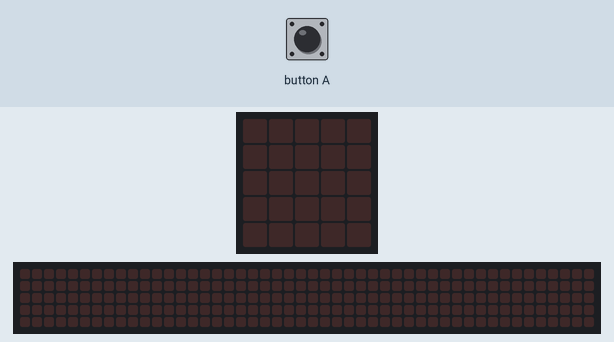
Recording of a program running on a simulated BBC micro:bit (MakeCode). On the bench: the board's 5×5 LED display, a strip that is not on the board, showing the scrolling text unrolled. The inputs (shaded band) are chosen by the test bench. Random numbers come from a fixed seed; the 48×5 strip is a reading aid, not a part: it shows the text the display is scrolling, unrolled, one strip-width of it at a time.

Above: at 1.2 s.
1.3 s: button A pressed for 0.15 s
At 1.6 s:
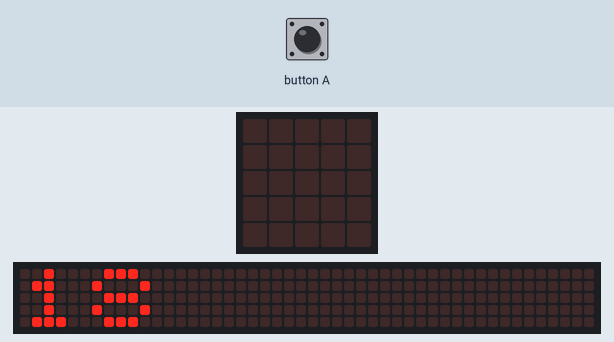
4.3 s: button A pressed for 0.15 s
7.3 s: button A pressed for 0.15 s
At 11.42 s:
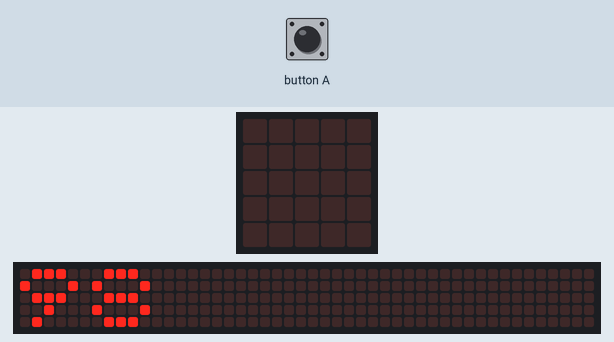
13.3 s: button A pressed for 0.15 s
At 14.6 s:
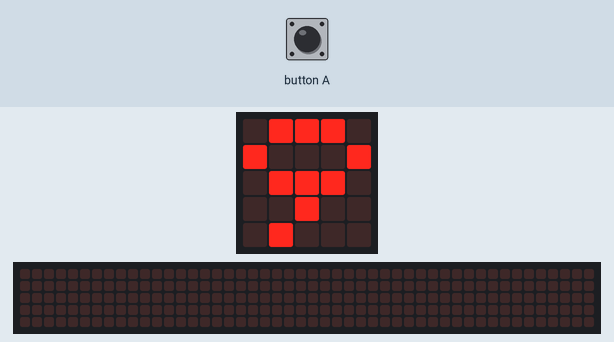

The program:

main.ts
```typescript
let nombre = 0
input.onButtonPressed(Button.A, function () {
    nombre = randint(1, 100)
    basic.showNumber(nombre)
    if (nombre % 3 == 0 && nombre % 5 == 0) {
        basic.showString("FizzBuzz")
    } else if (nombre % 3 == 0) {
        basic.showString("Fizz")
    } else if (nombre % 5 == 0) {
        basic.showString("Buzz")
    }
})
```

test.ts
```typescript
// les tests vont ici ; cela ne sera pas compilé si ce paquet est utilisé en tant qu'extension.
```

Measured:
- after the input at 1.3 s, the display: changes after 0.15 s (image 1)
- what the display in image 3 shows lasts 0.7 s, from 14.1 s to 14.8 s
